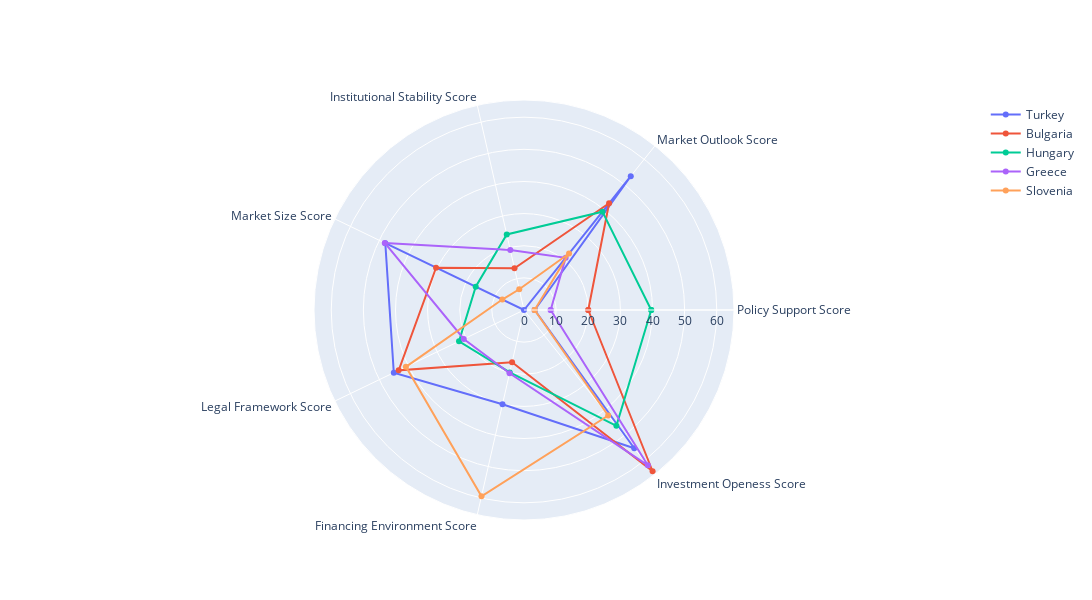

Write notebook code for a chart like this one.
### Code cell
# Bottom 5
bottom_5 = radar_chart(rw_categories,"Country", "Overall Score", 2, 5)

### Figure 1 — Plotly figure (JSON) as saved in the notebook; plotly's stock layout.template omitted (floating-point values rounded to 4 significant figures)
{"data": [{"name": "Turkey", "r": [3.33, 53.3, 0, 47.92, 44.98, 30.08, 55.03, 3.33], "theta": ["Policy Support Score", "Market Outlook Score", "Institutional Stability Score", "Market Size Score", "Legal Framework Score", "Financing Environment Score", "Investment Openess Score", "Policy Support Score"], "type": "scatterpolar"}, {"name": "Bulgaria", "r": [20, 42.48, 13.3, 30.38, 43.3, 16.67, 64.2, 20], "theta": ["Policy Support Score", "Market Outlook Score", "Institutional Stability Score", "Market Size Score", "Legal Framework Score", "Financing Environment Score", "Investment Openess Score", "Policy Support Score"], "type": "scatterpolar"}, {"name": "Hungary", "r": [39.6, 39.15, 24.12, 16.68, 22.45, 19.92, 46.13, 39.6], "theta": ["Policy Support Score", "Market Outlook Score", "Institutional Stability Score", "Market Size Score", "Legal Framework Score", "Financing Environment Score", "Investment Openess Score", "Policy Support Score"], "type": "scatterpolar"}, {"name": "Greece", "r": [8.3, 20.8, 19.15, 48.1, 20.8, 20.2, 61.83, 8.3], "theta": ["Policy Support Score", "Market Outlook Score", "Institutional Stability Score", "Market Size Score", "Legal Framework Score", "Financing Environment Score", "Investment Openess Score", "Policy Support Score"], "type": "scatterpolar"}, {"name": "Slovenia", "r": [3.3, 22.48, 6.63, 7.5, 40.8, 59.47, 42.02, 3.3], "theta": ["Policy Support Score", "Market Outlook Score", "Institutional Stability Score", "Market Size Score", "Legal Framework Score", "Financing Environment Score", "Investment Openess Score", "Policy Support Score"], "type": "scatterpolar"}], "layout": {"autosize": false, "height": 600, "polar": {"radialaxis": {"visible": true}}, "width": 1200}}
